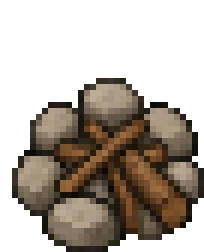
#> input picture assets/environment/fogueira.png, 34 x 42 px, found by its file name (shown 6 times larger)
$ python build_fire_assets.py ../assets/environment/fogueira.png
#> lines starting #> are read from the running program, lines starting #| are printed output that depends on the picture; after the words box and inside, x2 and y2 are one past the last pixel; in counts of white or black regions, pixels touching at a corner belong together
#> in flat, im is the input picture: PIL image 34x42 RGBA; mean R, G, B, A 47.1, 38.4, 29.7, 120.9
#> in flat, `bg = Image.new('RGBA', im.size, (255, 255, 255, 255))`: bg: PIL image 34x42 RGBA; every value is 255
### tools/build_animal_assets.py
#!/usr/bin/env python3
"""
Gera os sprites dos ANIMAIS (e das plantas novas do ciclo) a partir das folhas geradas por IA.
Reprodutível: rode de novo se uma folha for substituída.

Uso (na raiz do projeto):   python tools/build_animal_assets.py PASTA_COM_AS_FOLHAS

Para cada folha, os itens são lidos em ordem de LEITURA (linhas de cima para baixo, itens da esquerda para a direita).
Pedaços pequenos soltos (língua do teiú, abelhas, torrões do ninho, raízes) são juntados ao item grande mais próximo.

Saída:
  assets/animals/<animal>.png     uma tira horizontal com todos os quadros do animal, todos na MESMA célula (cw x ch):
                                  a base (pés) de cada quadro fica na última linha da célula e o corpo fica centrado.
                                  Assim o jogo desenha qualquer quadro no mesmo ponto sem o animal "pular".
  assets/environment/<nome>.png   objetos novos (colmeia, rastro, galho caído, broto da bananeira, siriguela dormente)
  js/data/animalSprites.js        (gerado) célula, número de quadros e nome de cada quadro, por animal

Escala: cada folha tem uma medida de referência (largura ou altura de um item, em px do jogo). Personagem = 64 px de altura.
Requer: Pillow, numpy, scipy.
"""
import json, os, sys
import numpy as np
from PIL import Image
from scipy import ndimage as ndi

HERE = os.path.dirname(os.path.abspath(__file__)); ROOT = os.path.dirname(HERE)
THR, LIGHT, LIGHT_MAX, HOLE_MIN = 228, 196, 160, 5

# folha -> (nomes em ordem de leitura, referência (índice do item, 'w' ou 'h', px no jogo), destino)
ANIMALS = {
    'jabuti':   ('jabuti adulto.jfif', ['walk0', 'walk1', 'walk2', 'walk3', 'idle', 'hide', 'eat', 'look'], (4, 'w', 26)),
    'jabuti_f': ('Jabuti filhote e ovos.jfif', ['walk0', 'walk1', 'walk2', 'walk3', 'idle', 'egg', 'nest', 'hatch'], (4, 'w', 14)),
    'teiu':     ('Teiú.jfif', ['walk0', 'walk1', 'walk2', 'walk3', 'idle', 'tongue0', 'tongue1', 'bask', 'eat'], (0, 'w', 40)),
    'cururu':   ('Sapo-cururu.png', ['idle', 'hop0', 'hop1', 'hop2', 'call0', 'call1'], (0, 'w', 15)),
    'girino':   ('Girino e ovos do cururu.png', ['swim0', 'swim1', 'swim2', 'froglet', 'eggs'], (0, 'w', 10)),
    'sanhaco':  ('Sanhaço-do-coqueiro.png', ['idle', 'flick', 'hop0', 'hop1', 'peck0', 'peck1', 'fly0', 'fly1', 'fly2'], (0, 'w', 13)),
    'garca':    ('Garça-branca-grande.png', ['idle', 'walk0', 'walk1', 'walk2', 'walk3', 'aim', 'strike', 'fly0', 'fly1', 'fly2', 'fly3'], (0, 'h', 38)),
    'coruja':   ('Coruja-suindara.png', ['idle', 'look', 'sleep', 'fly0', 'fly1', 'fly2', 'fly3', 'chick0', 'chick1', 'egg', 'pellet'], (0, 'h', 20)),
    'morcego':  ('Morcego frugívoro.png', ['fly0', 'fly1', 'fly2', 'hang0', 'hang1'], (1, 'w', 20)),
    'gato':     ('Gato-do-mato.png', ['walk0', 'walk1', 'walk2', 'walk3', 'sit', 'stalk', 'alert', 'sleep', 'run'], (0, 'w', 34)),
}
# objetos/plantas: folha -> lista de (nome do arquivo, índice do item) e referência
PROPS = {
    'Colmeia de uruçu e pote de mel.png': ([('hive_quiet', 0), ('hive_busy', 1), ('item_honey', 2)], (0, 'h', 30)),
    'Flor e galho caído da siriguela.png': ([('siri_flower_a', 0), ('siri_flower_b', 1), ('siri_flower_c', 2), ('siri_branch', 3), ('siri_branch_root', 4)], (3, 'w', 34)),
    'Broto da bananeira.png': ([('banana_sucker_s', 0), ('banana_sucker_m', 1)], (1, 'h', 30)),
    'Siriguela dormente.png': ([('siri_dry', 0)], (0, 'h', 104)),
}
TRACKS = ('Rastros do gato.png', 7)        # altura (px do jogo) de UMA pegada

def fg_mask(rgb):
    lab, _ = ndi.label((rgb > THR).all(axis=2))
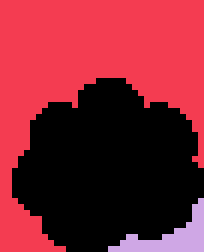
#> lab: shape (42, 34) int32 (shown 6 times larger); 3 distinct labels, from 0 to 2; one colour per label, 0 black
    border = set(np.unique(np.concatenate([lab[0], lab[-1], lab[:, 0], lab[:, -1]]))) - {0}
#> border = 2 items
    bg = np.isin(lab, list(border))
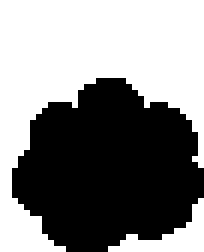
#> bg: shape (42, 34) bool (shown 6 times larger); 52.6% white; 1 black region, box (x1, y1, x2, y2) and area: (2, 13, 34, 42) 677
    for i in set(np.unique(lab)) - border - {0}:
        m = lab == i
        if m.sum() >= HOLE_MIN and rgb[m].mean() >= 248: bg |= m
#> this loop made 0 passes
    light = ((rgb > LIGHT).all(axis=2)) & ~bg
#> light: shape (42, 34) bool; every value is 0
    ll, _ = ndi.label(light, structure=np.ones((3, 3)))
#> ll: shape (42, 34) int32; every value is 0
    for i, sl in enumerate(ndi.find_objects(ll), 1):
        mm = ll[sl] == i
        if mm.sum() < LIGHT_MAX: bg[sl] |= mm
    return ndi.binary_erosion(~bg, structure=np.ones((3, 3)), iterations=1)
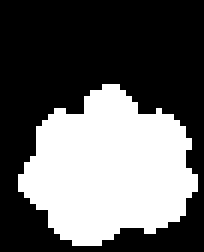
#> returned value: shape (42, 34) bool (shown 6 times larger); 38.6% white; 1 white region, box (x1, y1, x2, y2) and area: (3, 14, 33, 41) 551

def items(path):
    """Itens da folha em ordem de leitura. Cada item = (máscara booleana do tamanho da folha recortada, caixa)."""
    rgb = np.array(Image.open(path).convert('RGB')).astype(int); fg = fg_mask(rgb)
    lab, n = ndi.label(fg, structure=np.ones((3, 3)))
#> n = 1
    comps = []
    for i, sl in enumerate(ndi.find_objects(lab), 1):
        a = int((lab[sl] == i).sum())
        if a >= 120: comps.append({'ids': [i], 'y0': sl[0].start, 'y1': sl[0].stop, 'x0': sl[1].start, 'x1': sl[1].stop, 'a': a})
#> this loop made 1 pass
#> (i, a) on pass 1: (1, 551)
#> after the loop, comps = 1 item
    big_a = max(c['a'] for c in comps)
#> big_a = 551
    big = [c for c in comps if c['a'] >= 0.12 * big_a]; small = [c for c in comps if c['a'] < 0.12 * big_a]
#> after `big = [c for c in comps if c['a'] >= 0.12 * big_a]`: big = 1 item
#> after `small = [c for c in comps if c['a'] < 0.12 * big_a]`: small = []
    for s in small:                                            # pedaço solto -> item grande mais próximo (distância entre caixas)
        def d(b): return max(0, max(b['x0'] - s['x1'], s['x0'] - b['x1'])) + max(0, max(b['y0'] - s['y1'], s['y0'] - b['y1']))
        b = min(big, key=d)
        if d(b) <= 120:
            b['ids'] += s['ids']; b['x0'] = min(b['x0'], s['x0']); b['x1'] = max(b['x1'], s['x1']); b['y0'] = min(b['y0'], s['y0']); b['y1'] = max(b['y1'], s['y1'])
    rows = []                                                  # linhas: centros verticais próximos
    for b in sorted(big, key=lambda c: (c['y0'] + c['y1']) / 2):
        cy = (b['y0'] + b['y1']) / 2
        for r in rows:
            if r['y0'] - 10 <= cy <= r['y1'] + 10: r['it'].append(b); r['y0'] = min(r['y0'], b['y0']); r['y1'] = max(r['y1'], b['y1']); break
        else: rows.append({'y0': b['y0'], 'y1': b['y1'], 'it': [b]})
#> this loop made 1 pass
#> cy on pass 1: 27.5
#> after the loop, rows = 1 item
    out = []
    for r in rows:
        for b in sorted(r['it'], key=lambda c: c['x0']):
            sl = (slice(b['y0'], b['y1']), slice(b['x0'], b['x1']))
            out.append((rgb[sl], np.isin(lab[sl], b['ids'])))
#> this loop made 1 pass
#> after the loop, out = 1 item
    return out

# [79 lines left out: functions scale_of, downscale, body_cx, strip, save_prop, main, not called in this run]

# [1 lines that do not run on import are left out]

### tools/build_fire_assets.py
#!/usr/bin/env python3
"""
4d.1 — fogueira e ícones do fogo.   Uso:  python tools/build_fire_assets.py PASTA
  fogueira.png     1 linha x 6: apagada, cinzas, acesa (4 quadros de chama). Pedras e lenha no MESMO lugar em todos.
  icones_fogo.png  1 linha x 5: kit de fogueira, carvão, pitanga assada, siriguela assada, banana assada.
Saída: assets/environment/fire_<unlit|ash|0..3>.png (base comum: o chão fica na última linha), assets/items/item_*.png
       e js/data/fireSprites.js (tamanho da célula).
(fogueira_luz.png não é usada: a luz é desenhada por código, em faixas, para piscar com a chama e recortar a escuridão.)
"""
import json, os, sys
import numpy as np
from PIL import Image
HERE = os.path.dirname(os.path.abspath(__file__)); ROOT = os.path.dirname(HERE); sys.path.insert(0, HERE)
import build_animal_assets as B
FIRE_W = 32; ICON = 22
NAMES = ['fire_unlit', 'fire_ash', 'fire_0', 'fire_1', 'fire_2', 'fire_3']
ICONS = ['kit_fogueira', 'carvao', 'pitanga_assada', 'siriguela_assada', 'banana_assada']

def flat(path):
    """PNG com transparência -> cópia com fundo branco (as ferramentas recortam pelo branco)."""
    im = Image.open(path)
    if im.mode != 'RGBA': return path
    bg = Image.new('RGBA', im.size, (255, 255, 255, 255)); bg.alpha_composite(im)
    out = os.path.join(ROOT, '.tmp_' + os.path.basename(path)); bg.convert('RGB').save(out); return out

def main():
    U = sys.argv[1]; env = os.path.join(ROOT, 'assets', 'environment'); itd = os.path.join(ROOT, 'assets', 'items')
    src = flat(os.path.join(U, 'fogueira.png')); its = B.items(src)
#> after `its = B.items(src)`: its = 1 item
#> (the run stopped early here; a loop or call above may not have finished)

$ run again, with assets/animals/gato.png copied over assets/environment/fogueira.png
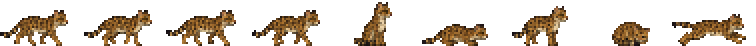
#> input picture assets/animals/gato.png, 378 x 23 px, found by its file name (shown 2 times larger)
#> in flat, im is the input picture: PIL image 378x23 RGBA; mean R, G, B, A 32.4, 23, 12, 68.4
#> border = 8 items
#> in fg_mask, `bg = np.isin(lab, list(border))`:
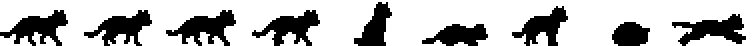
#> bg: shape (23, 378) bool (shown 2 times larger); 73.1% white; 9 black regions, largest, box (x1, y1, x2, y2) and area: (83, 5, 118, 23) 304, (0, 5, 34, 23) 295, (336, 7, 373, 23) 293
#> the loop in fg_mask, `for i in set(np.unique(lab)) - border - {0}:` made 6 passes
#> i on passes 1 to 6: 2, 3, 4, 11, 12, 13
#> light: shape (23, 378) bool; 0.12% white in thin lines or dots, all inside (x1, y1, x2, y2) = (8, 14, 371, 21)
#> ll: shape (23, 378) int32; 6 distinct labels, from 0 to 5
#> the loop in fg_mask, `for i, sl in enumerate(ndi.find_objects(ll), 1):` made 5 passes
#> mm on passes 1 to 5: [[False, True], [False, True], [True, False]], [[False, True], [True, True]], [True], [[True, True]], [True]
#> in items, `lab, n = ndi.label(fg, structure=np.ones((3, 3)))`:
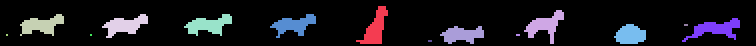
#> lab: shape (23, 378) int32 (shown 2 times larger); 15 distinct labels, from 0 to 14; one colour per label, 0 black
#> n = 14
#> the loop in items, `for i, sl in enumerate(ndi.find_objects(lab), 1):` made 14 passes
#> a on passes 1 to 8: 137, 139, 134, 140, 142, 134, 144, 120
#> after the loop in items, `for i, sl in enumerate(ndi.find_objects(lab), 1):`: comps = 9 items
#> big_a = 144
#> big = 9 items
#> small = []
#> the loop in items, `for b in sorted(big, key=lambda c: (c['y0'] + c['y1']) / 2):` made 9 passes
#> cy on passes 1 to 8: 12.5, 12.5, 12.5, 13, 13, 13.5, 15, 17
#> after the loop in items, `for b in sorted(big, key=lambda c: (c['y0'] + c['y1']) / 2):`: r = 3 items; rows = 1 item
#> the loop in items, `for r in rows:` made 1 pass
#> after the loop in items, `for r in rows:`: out = 9 items

$ run again, with assets/environment/banana_4.png copied over assets/environment/fogueira.png
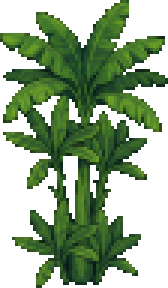
#> input picture assets/environment/banana_4.png, 56 x 96 px, found by its file name (shown 3 times larger)
#> in flat, im is the input picture: PIL image 56x96 RGBA; mean R, G, B, A 28.1, 50, 20.1, 133.1
#> border = 4 items
#> the loop in fg_mask, `for i in set(np.unique(lab)) - border - {0}:` made 7 passes
#> i on passes 1 to 7: 4, 5, 7, 8, 9, 10, 11
#> after the loop in fg_mask, `for i in set(np.unique(lab)) - border - {0}:`:
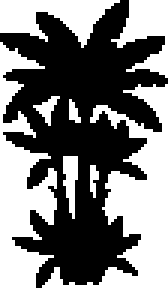
#> bg: shape (96, 56) bool (shown 3 times larger); 47.7% white; 8 white regions, largest, box (x1, y1, x2, y2) and area: (14, 28, 56, 96) 1004, (0, 14, 19, 96) 814, (0, 0, 40, 16) 345
#> light: shape (96, 56) bool; 0.06% white in thin lines or dots, all inside (x1, y1, x2, y2) = (38, 16, 43, 47)
#> ll: shape (96, 56) int32; 4 distinct labels, from 0 to 3
#> the loop in fg_mask, `for i, sl in enumerate(ndi.find_objects(ll), 1):` made 3 passes
#> in fg_mask, `return ndi.binary_erosion(~bg, structure=np.ones((3, 3)), iterations=1)`:
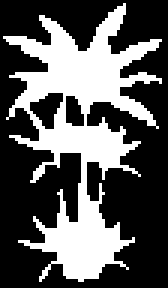
#> returned value: shape (96, 56) bool (shown 3 times larger); 35% white; 1 white region, box (x1, y1, x2, y2) and area: (1, 1, 54, 94) 1882
#> n = 1
#> the loop in items, `for i, sl in enumerate(ndi.find_objects(lab), 1):` made 1 pass
#> (i, a) on pass 1: (1, 1882)
#> after the loop in items, `for i, sl in enumerate(ndi.find_objects(lab), 1):`: comps = 1 item
#> big_a = 1882
#> big = 1 item
#> small = []
#> the loop in items, `for b in sorted(big, key=lambda c: (c['y0'] + c['y1']) / 2):` made 1 pass
#> cy on pass 1: 47.5
#> after the loop in items, `for b in sorted(big, key=lambda c: (c['y0'] + c['y1']) / 2):`: rows = 1 item
#> the loop in items, `for r in rows:` made 1 pass
